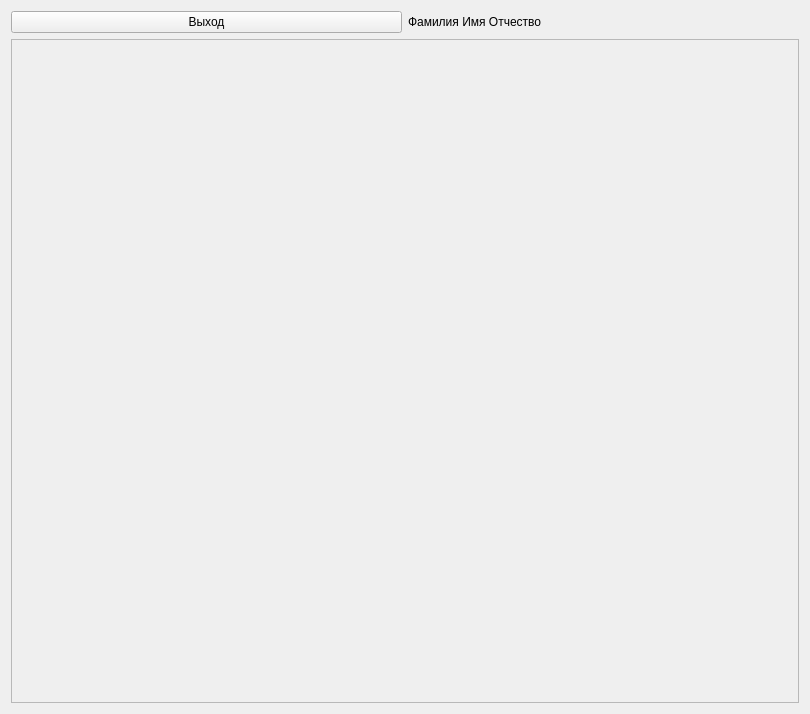
<?xml version="1.0" encoding="UTF-8"?>
<ui version="4.0">
    <class>Form</class>
    <widget class="QWidget" name="Form">
        <property name="geometry">
            <rect>
                <x>0</x>
                <y>0</y>
                <width>810</width>
                <height>714</height>
            </rect>
        </property>
        <property name="windowTitle">
            <string>Form</string>
        </property>
        <layout class="QGridLayout" name="gridLayout_2">
            <item row="0" column="0">
                <layout class="QVBoxLayout" name="verticalLayout">
                    <item>
                        <layout class="QHBoxLayout" name="horizontalLayout_2">
                            <item>
                                <widget class="QPushButton"
                                        name="logout_button">
                                    <property name="text">
                                        <string>Выход</string>
                                    </property>
                                </widget>
                            </item>
                            <item>
                                <widget class="QLabel" name="full_name_label">
                                    <property name="text">
                                        <string>Фамилия Имя Отчество</string>
                                    </property>
                                </widget>
                            </item>
                        </layout>
                    </item>
                    <item>
                        <layout class="QVBoxLayout" name="verticalLayout_2"/>
                    </item>
                    <item>
                        <widget class="QScrollArea" name="orders_scroll_area">
                            <property name="widgetResizable">
                                <bool>true</bool>
                            </property>
                            <widget class="QWidget"
                                    name="scrollAreaWidgetContents_2">
                                <property name="enabled">
                                    <bool>true</bool>
                                </property>
                                <property name="geometry">
                                    <rect>
                                        <x>0</x>
                                        <y>0</y>
                                        <width>784</width>
                                        <height>642</height>
                                    </rect>
                                </property>
                                <layout class="QVBoxLayout"
                                        name="verticalLayout_4">
                                    <item>
                                        <layout class="QVBoxLayout"
                                                name="order_cards_layout"/>
                                    </item>
                                </layout>
                            </widget>
                        </widget>
                    </item>
                </layout>
            </item>
        </layout>
    </widget>
    <resources/>
    <connections/>
</ui>
